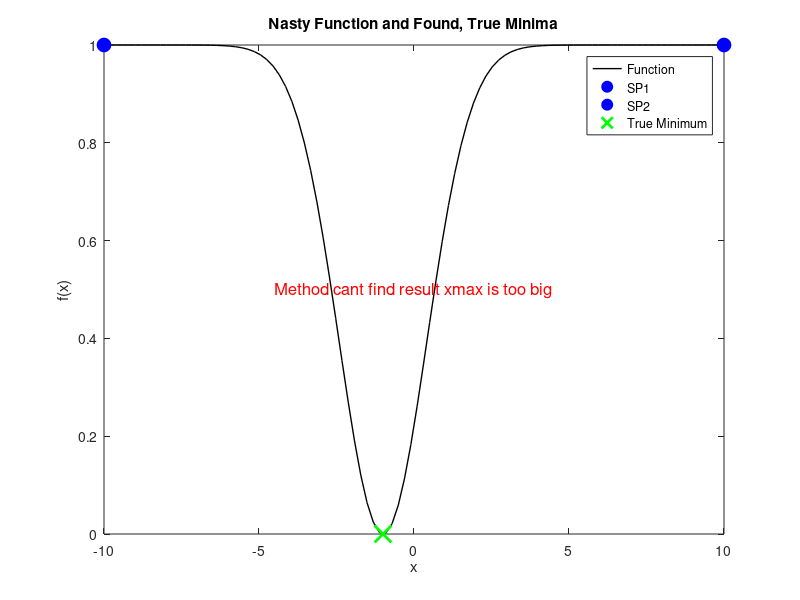

This chart was generated by the following MATLAB code:
function test_quadratic_fit_nasty()
  global xl xr
  
  Ntrial = 3;
  xmax = 10;
  tol = 1e-3;
  % Parameters mentioned in question
  x0 = -1;
  sigma = 4;
  
  % Nasty function
  f = @(x) 1 - exp(-((x - x0).^2) / sigma);
  
  % Pass and Fail
  pass = 0;
  fail = 0;

  % This is start values from the Profesors code 
  a = -xmax;           % Left wall
  c = xmax;            % Right wall
  b = a + 0.618*(c-a); % Midpoint

  % Storing results
  results_xstar = zeros(Ntrial, 1);

  for i = 1:Ntrial
    try
      % Quadratic fit
      xstar = quadratic_fit(f, a, b, c, tol / 5);
      % Store
      results_xstar(i) = xstar;

      % This if else is to check if the result is within tolerance
      if abs(xstar - x0) < tol
        pass = pass + 1;
      else
        fail = fail + 1;
      end
    catch
      % If any eror, I am marking it as a failuer
      fprintf('Quadratic fit failed in trial %d\n', i);
      fail = fail + 1;
    end
  end

  % fsolve to find the true minimum. I had to redownload/reinstall
  % fsovel for some reason, despite doing it previously
  % Suppress fsolve output (I used matlab online forums for this because I did not want
  % concstant progression updates)
  options = optimset('Display','off'); 
  % First initial guess at 0
  true_min_x = fsolve(@(x) df_nasty(x, x0, sigma), 0, options);  
  true_min_y = f(true_min_x);

  % syntax for plotting 
  x = linspace(a, c, 100);
  figure;
  plot(x, f(x), 'k-', 'LineWidth', 1); 
  hold on;
  plot(c, f(c), 'bo', 'MarkerSize', 10, 'MarkerFaceColor', 'b', 'DisplayName', 'Starting Point 1');
  plot(a, f(a), 'bo', 'MarkerSize', 10, 'MarkerFaceColor', 'b', 'DisplayName', 'Starting Point 2');
  if pass > 0
    plot(results_xstar, f(results_xstar), 'ro', 'MarkerSize', 8, 'MarkerFaceColor', 'r', 'DisplayName', 'Found Minima');
  end
  plot(true_min_x, true_min_y, 'gx', 'MarkerSize', 12, 'LineWidth', 2, 'DisplayName', 'True Minimum (fsolve)');
  title('Nasty Function and Found, True Minima');
  xlabel('x');
  ylabel('f(x)');
  if (fail == 0)
      legend('Function', 'SP 1', 'SP 2', 'Found Minima', 'True Minimum');
  else
      legend('Function', 'SP1', 'SP2',  'True Minimum');
      text(0, 0.5, 'Method cant find result xmax is too big', 'FontSize', 12, 'Color', 'red','HorizontalAlignment', 'center');
  end
  
  hold off;

  % Final results
  fprintf('Amount of trials = %d, passed = %d, failed = %d\n', Ntrial, pass, fail);
  fprintf('True minimum found by fsolve at x = %f, f(x) = %f\n', true_min_x, true_min_y);

end

% Derivative 
function dfdx = df_nasty(x, x0, sigma)
  dfdx = (2 * (x - x0) / sigma) * exp(-((x - x0).^2) / sigma);
end
